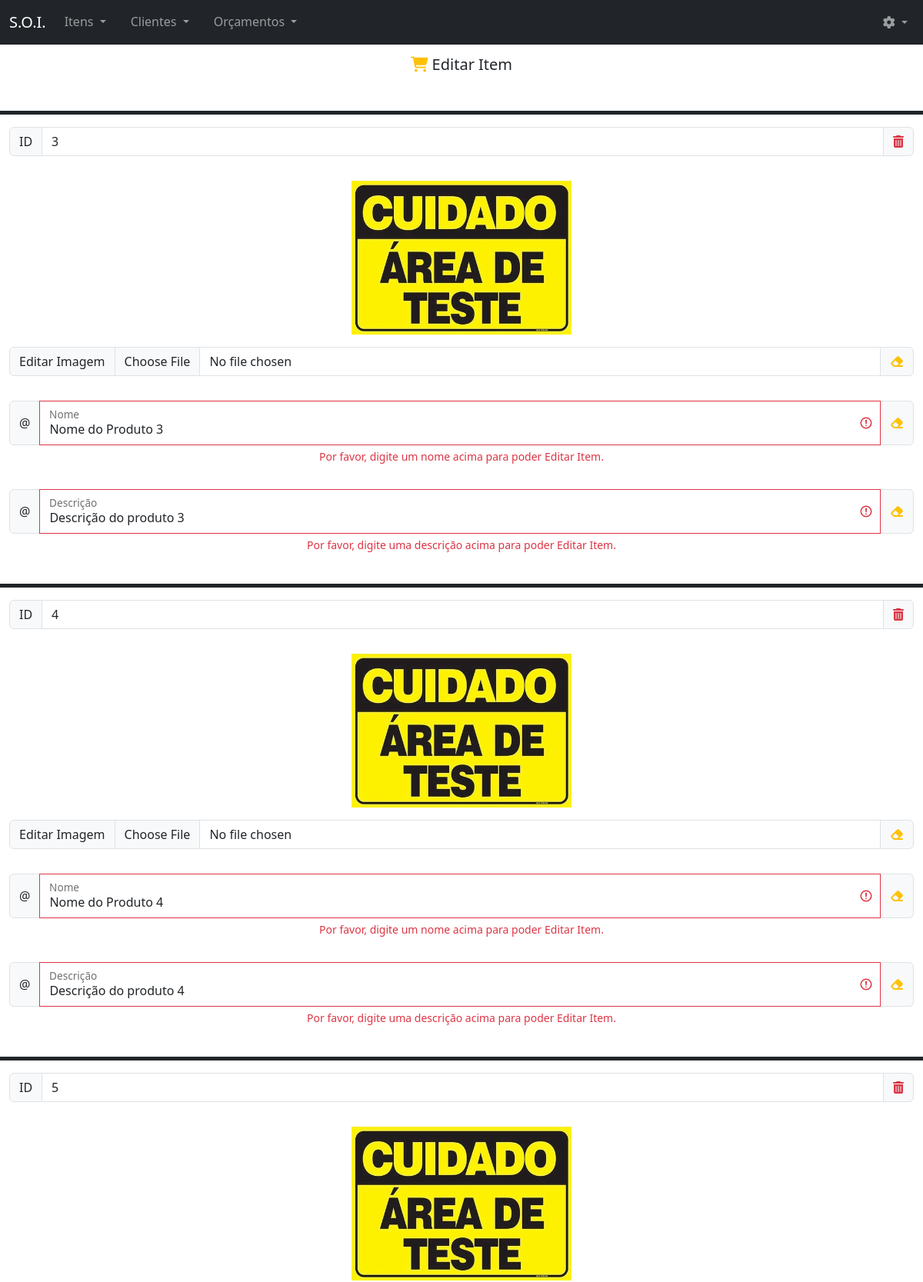
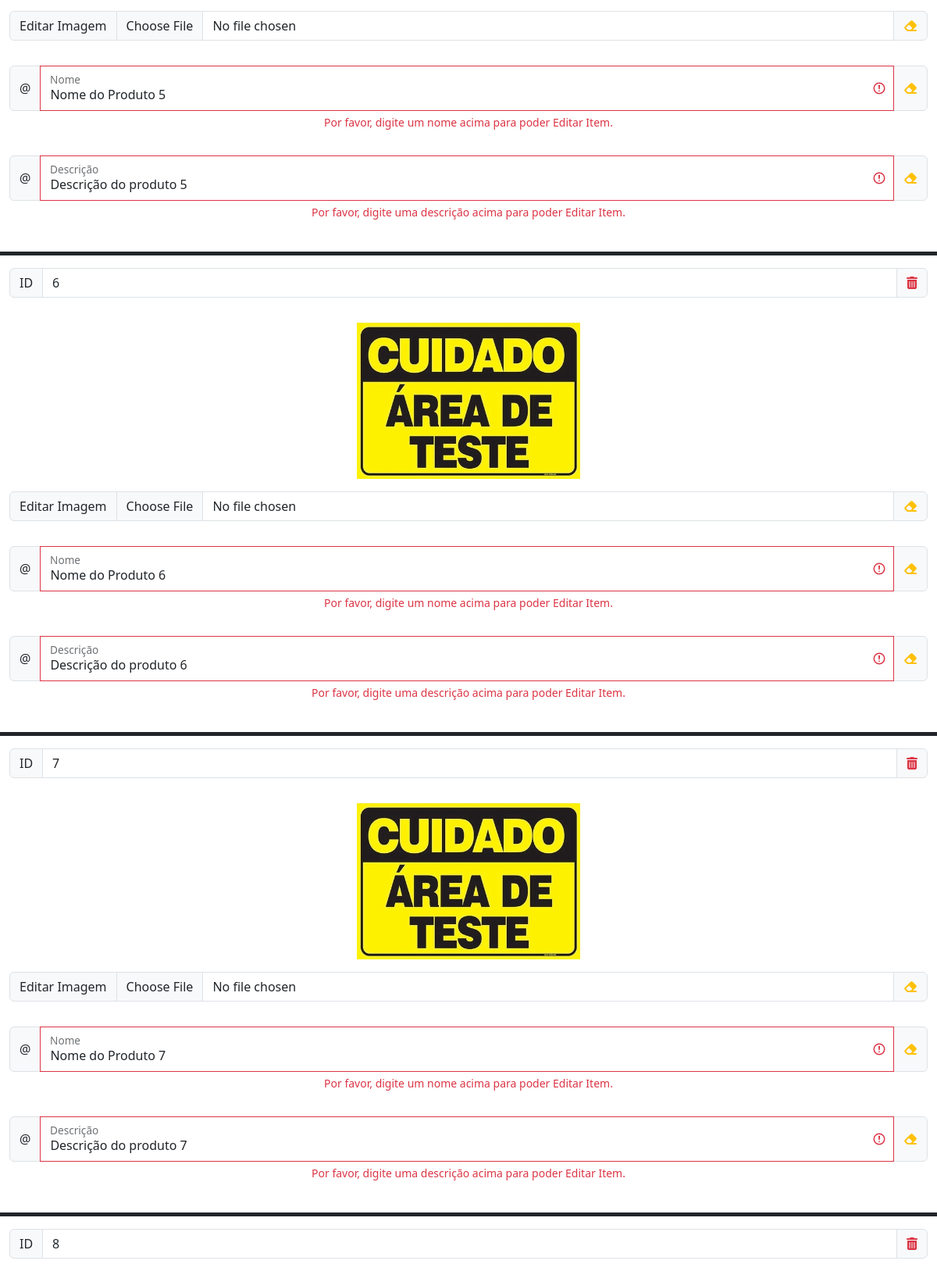
Page /editar_item.php (signed in, upper part) on the committed database (2 pictures, top to bottom).
### tables this page shows
CREATE TABLE `tbl_itens` (
  `id` int NOT NULL AUTO_INCREMENT,
  `imagem` longtext,
  `nome` varchar(255) NOT NULL,
  `descricao` longtext NOT NULL,
  PRIMARY KEY (`id`)
);

### editar_item.php (the view, shortened to what this page needs)
<?php
require_once('conexao.php');
?>
<!DOCTYPE html>
<html lang="pt_BR">
<head>
    <?php require_once('scripts_header.php'); ?>
</head>
<body id="page-top" data-bs-spy="scroll" data-bs-target="#mainNav" data-bs-offset="57">
    <?php require_once('navbar.php'); ?>
    <section class="content" id="sec_editar_item">
        <div class="container-fluid">
            <div class="row">
                <div class="col mb-3 text-center">
                    <h5 class="h5 text-center">
                        <i class="fa fa-shopping-cart text-warning"></i>
                        Editar Item
                    </h5>
                </div>
            </div>
            <?php
                $str_sql_itens = "select * from `tbl_itens`;";
                $sql_itens = mysqli_query($conexao, $str_sql_itens);
                $qtd_itens = mysqli_num_rows($sql_itens);
                for($i = 0; $i < $qtd_itens; $i++) {
                    $item = mysqli_fetch_array($sql_itens);
                    $id_item = $item['id'];
                    $imagem_item = $item['imagem'];
                    if ($imagem_item == "") {
                        $imagem_item = "sem-foto.jpg";
                    }
                $nome_item = $item['nome'];
                    $descricao_item = $item['descricao'];
            ?>
            <div class="row border-bottom border-5 border-dark mb-3 item<?php echo $id_item; ?>">
                <div class="col text-center">
                </div>
            </div>
            <div class="row text-center item<?php echo $id_item; ?>" id="div_id_item<?php echo $id_item; ?>">
                <div class="col mb-3 text-center">
                    <div class="input-group mb-3">
                        <span class="input-group-text">ID</span>
                        <input type="text" class="form-control" name="txt_editar_id_item<?php echo $id_item; ?>" id="txt_editar_id_item<?php echo $id_item; ?>" value="<?php echo $id_item; ?>" />
                        <a href="#" onclick="excluirItem(this)" data-item="<?php echo $id_item; ?>" class="input-group-text"><i class="fa fa-trash text-danger"></i></a>
                    </div>
                </div>
            </div>
            <div class="row item<?php echo $id_item; ?>">
                <div class="col mb-3 text-center">
                    <img src="./imagens/<?php echo $imagem_item; ?>" loading="lazy" class="img-item mb-3" id="img_editar_item<?php echo $id_item; ?>">
                    <div class="input-group mb-3">
                        <span class="input-group-text">Editar Imagem</span>
                        <input type="file" class="form-control" name="fil_upload_imagem<?php echo $id_item; ?>" id="fil_upload_imagem<?php echo $id_item; ?>" />
                        <a href="#" onclick="alterarImagemItem(this)" data-item="<?php echo $id_item; ?>" class="input-group-text"><i class="fa fa-eraser text-warning"></i></a>
                    </div>
                </div>
            </div>
            <div class="row item<?php echo $id_item; ?>">
                <div class="col mb-3 text-center">
                    <div class="input-group has-validation mb-3">
                        <span class="input-group-text is-invalid">@</span>
                        <div class="form-floating is-invalid">
                            <input type="text" class="form-control is-invalid" name="txt_nome_item<?php echo $id_item; ?>" id="txt_nome_item<?php echo $id_item; ?>" placeholder="Digite aqui o nome do item" value="<?php echo $nome_item; ?>" required />
                            <label for="txt_nome_item<?php echo $id_item; ?>">Nome</label>
                        </div>
                        <a href="#" onclick="alterarNomeItem(this)" data-item="<?php echo $id_item; ?>" class="input-group-text"><i class="fa fa-eraser text-warning"></i></a>
                        <div class="invalid-feedback">
                            Por favor, digite um nome acima para poder Editar Item.
                        </div>
                    </div>
                </div>
            </div>
            <div class="row item<?php echo $id_item; ?>">
                <div class="col text-center">
                    <div class="input-group has-validation mb-3">
                        <span class="input-group-text">@</span>
                        <div class="form-floating is-invalid">
                            <input type="text" class="form-control is-invalid" name="txt_descricao_item<?php echo $id_item; ?>" id="txt_descricao_item<?php echo $id_item; ?>" placeholder="Digite aqui a descrição do item" value="<?php echo $descricao_item; ?>" required />
                            <label for="txt_descricao_item<?php echo $id_item; ?>">Descrição</label>
                        </div>
                        <a href="#" onclick="alterarDescricaoItem(this)" data-item="<?php echo $id_item; ?>" class="input-group-text"><i class="fa fa-eraser text-warning"></i></a>
                        <div class="invalid-feedback">
                            Por favor, digite uma descrição acima para poder Editar Item.
                        </div>
                    </div>
                </div>
            </div>
            <?php } ?>
        </div>
    </section>
</body>
</html>

### estilos.css (style rules this page uses)
a { text-decoration: none; }
.img-item { max-height: 200px; object-fit: contain; }

### rows in the picture
tbl_itens: id "3", imagem (picture), nome "Nome do Produto 3", descricao "Descrição do produto 3"
tbl_itens: id "4", imagem (picture), nome "Nome do Produto 4", descricao "Descrição do produto 4"
tbl_itens: id "5", imagem (picture), nome "Nome do Produto 5", descricao "Descrição do produto 5"
tbl_itens: id "6", imagem (picture), nome "Nome do Produto 6", descricao "Descrição do produto 6"
tbl_itens: id "7", imagem (picture), nome "Nome do Produto 7", descricao "Descrição do produto 7"
tbl_itens: id "8"
